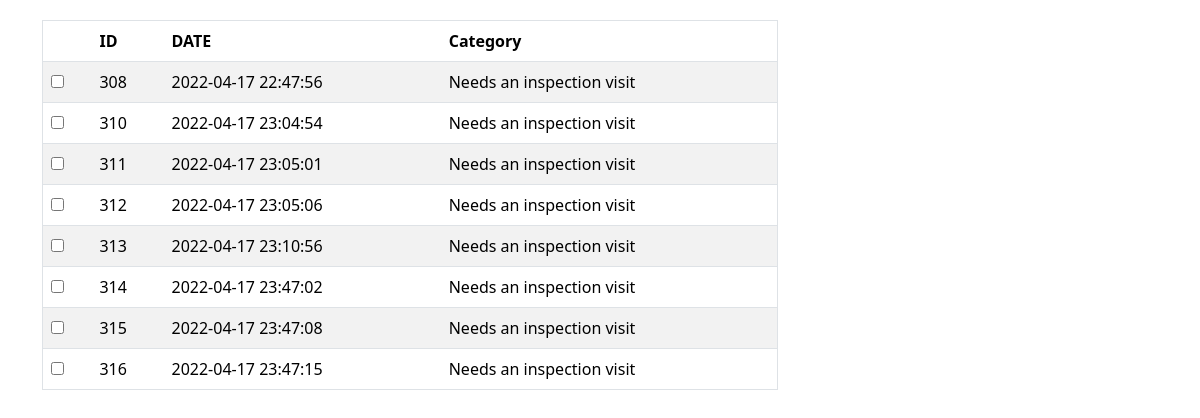
Page /worker1.php on the committed database.
### tables this page shows
CREATE TABLE `assign` (
  `userId` int(4) NOT NULL,
  `compliantId` int(11) NOT NULL,
  `saved` int(1) NOT NULL
);

CREATE TABLE `complaint` (
  `complaintId` int(11) NOT NULL,
  `date` timestamp NOT NULL DEFAULT current_timestamp(),
  `category` varchar(50) NOT NULL,
  `status` varchar(20) NOT NULL DEFAULT 'Not Processed',
  `description` varchar(500) DEFAULT NULL,
  `images` text DEFAULT NULL,
  `roomNum` varchar(8) NOT NULL,
  `idofuser` int(4) NOT NULL
);

### worker1.php (the view, shortened to what this page needs)
<?php
$servername = "localhost";
$username = "root";
$password = "";
$dbname = "muqu";
$con = mysqli_connect($servername, $username, $password, $dbname) or die("Error: " . mysqli_error($con));
$result = @mysqli_query($con, "SELECT * FROM complaint pk, assign fk where pk.complaintId =fk.compliantId") or die("Error: " . mysqli_error($con));
?>
<!DOCTYPE html>
<html>
<head>
    <link rel="stylesheet" href="css/bootstrap.css" type="text/css" />
</head>
<body>
<div class="container" style="margin-top: 20px;">
    <div class="row">
        <div class="col-md-8 col-md-offset-2">
            <form action="index.php" method="post">
            <table border="1" class="table table-striped table-hover">
                <thead>
                    <tr>
                    <th>  </th>
                    <th>ID  </th>
                    <th>DATE</th>
                    <th>Category</th>
                    </tr>
                </thead>
                <tbody>
                <?php while($row = mysqli_fetch_assoc($result)) { ?>
                <tr>
                    <td><input name="chk_id[]" type="checkbox" class='chkbox' value="<?php echo $row['complaintId']; ?>"/></td>
                    <td><?php echo $row['complaintId']; ?></td>
                    <td><?php echo $row['date']; ?></td>
                    <td><?php echo $row['category']; ?></td>
                </tr>
                <?php } ?>
                </tbody>
            </table>
            </form>
        </div>
    </div>
</div>
</body>
</html>

### rows in the picture
assign: compliantId.complaintId "308", compliantId.date "2022-04-17 22:47:56", compliantId.category "Needs an inspection visit"
assign: compliantId.complaintId "310", compliantId.date "2022-04-17 23:04:54", compliantId.category "Needs an inspection visit"
assign: compliantId.complaintId "311", compliantId.date "2022-04-17 23:05:01", compliantId.category "Needs an inspection visit"
assign: compliantId.complaintId "312", compliantId.date "2022-04-17 23:05:06", compliantId.category "Needs an inspection visit"
assign: compliantId.complaintId "313", compliantId.date "2022-04-17 23:10:56", compliantId.category "Needs an inspection visit"
assign: compliantId.complaintId "314", compliantId.date "2022-04-17 23:47:02", compliantId.category "Needs an inspection visit"
assign: compliantId.complaintId "315", compliantId.date "2022-04-17 23:47:08", compliantId.category "Needs an inspection visit"
assign: compliantId.complaintId "316", compliantId.date "2022-04-17 23:47:15", compliantId.category "Needs an inspection visit"
